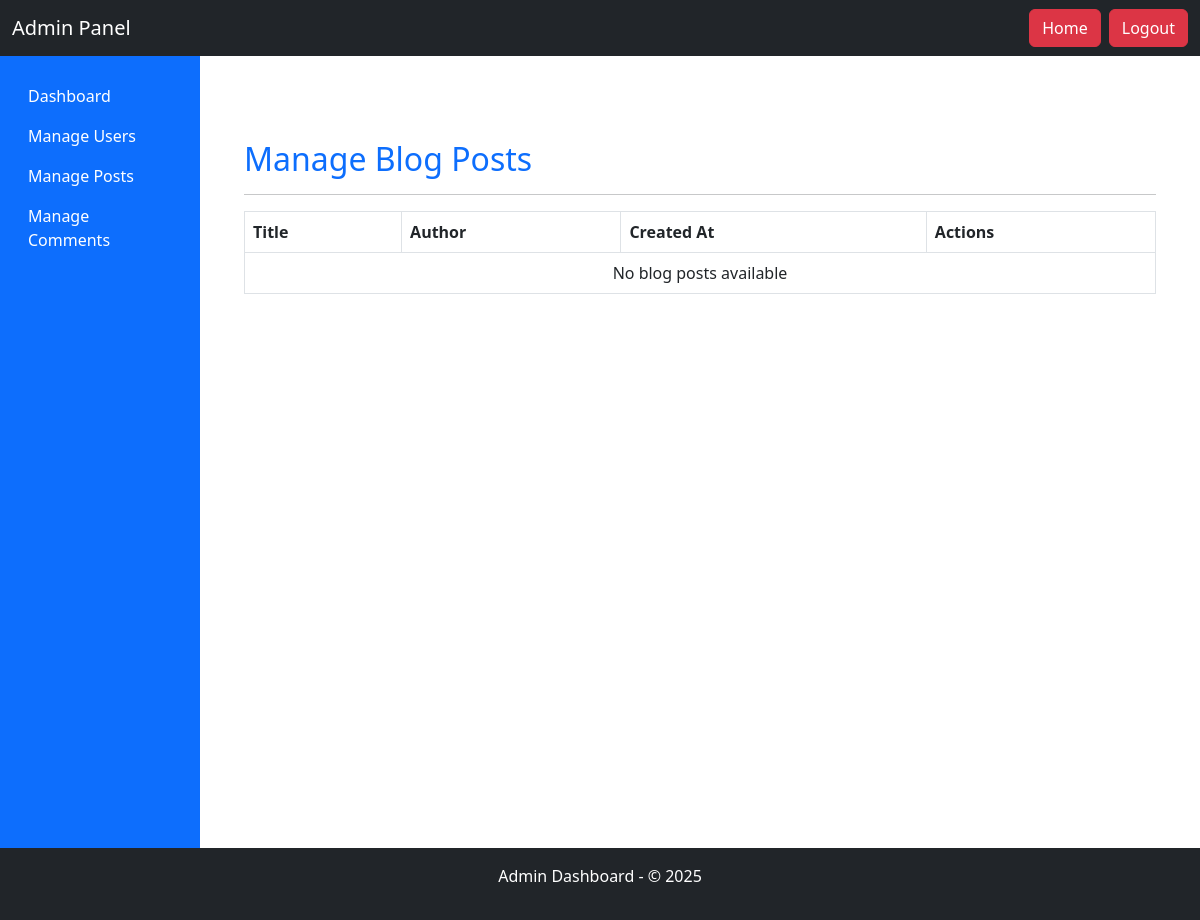
Before: /admin-panel/manage-posts/ (signed in) with the older database file.
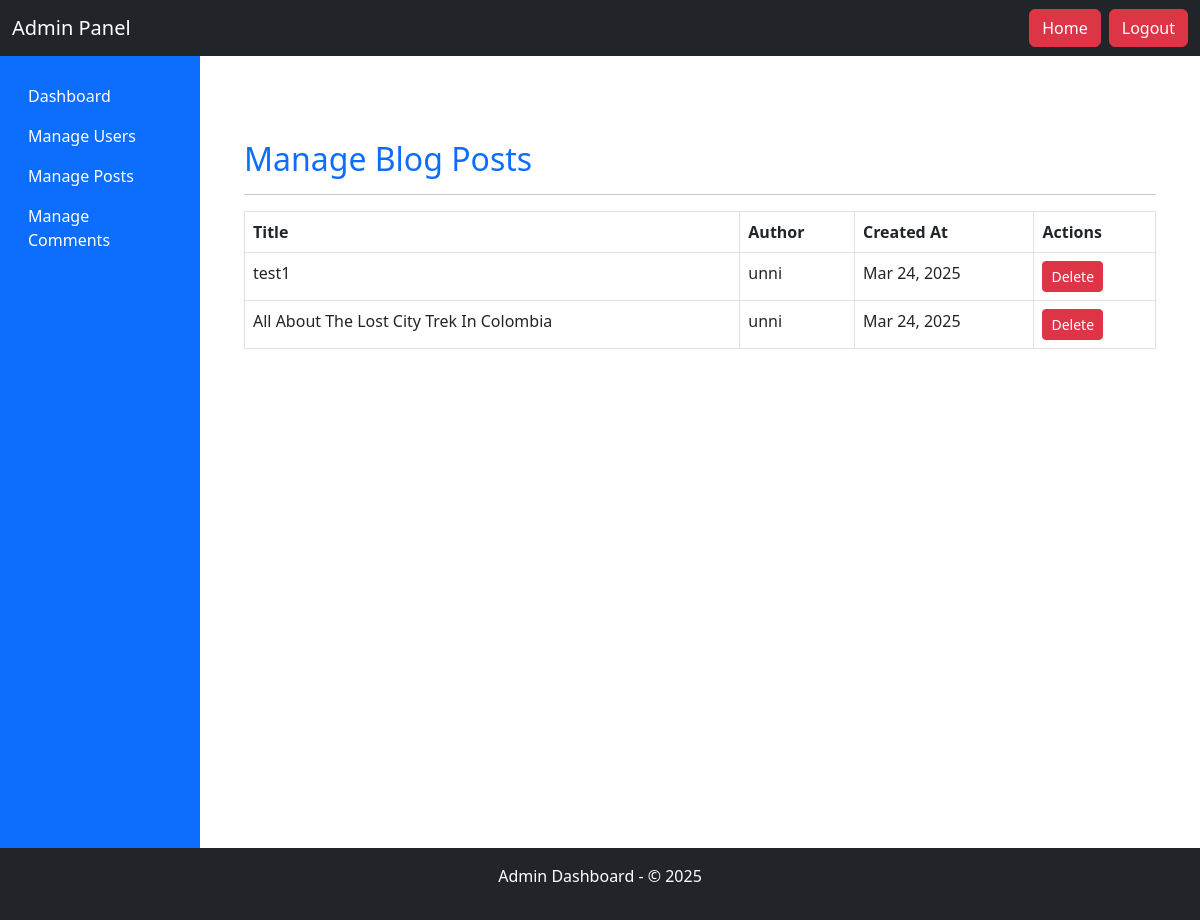
After: the same page with the newer database file.
### user_app/models.py (models this page shows, shortened)
class BlogPost(models.Model):
    user = models.ForeignKey(User, on_delete=models.CASCADE)  # Link to user
    title = models.CharField(max_length=255)
    content = RichTextUploadingField()
    image = models.ImageField(upload_to="blog_images/", blank=True, null=True)  # Optional image
    created_at = models.DateTimeField(auto_now_add=True)
    updated_at = models.DateTimeField(auto_now=True)
    likes = models.ManyToManyField(User, related_name='blog_likes', blank=True)  # Like feature

### admin_app/views.py (the view)
# urls.py: path('manage-posts/', views.manage_posts, name='manage_posts'),
@user_passes_test(superuser_required)
@user_passes_test(is_admin)
def manage_posts(request):
    posts = BlogPost.objects.all().order_by('-created_at')
    return render(request, 'admin_app/manage_posts.html', {'posts': posts})

### admin_app/views.py (called while the page is built)
def is_admin(user):
    return user.is_authenticated and user.is_superuser

def superuser_required(user):
    return user.is_superuser

### templates/admin_app/manage_posts.html (shortened to what this page needs)
{% extends 'admin_app/admin_base.html' %}
{% load static %}
{% block content %}
<div class="container mt-4">
    <h2 class="text-primary">Manage Blog Posts</h2>
    <hr>
    <table class="table table-bordered table-hover">
        <thead class="bg-primary text-white">
            <tr>
                <th>Title</th>
                <th>Author</th>
                <th>Created At</th>
                <th>Actions</th>
            </tr>
        </thead>
        <tbody>
            {% for post in posts %}
            <tr>
                <td>{{ post.title }}</td>
                <td>{{ post.user.username }}</td>
                <td>{{ post.created_at|date:"M d, Y" }}</td>
                <td>
                    {% if post.id %}
                        <a href="{% url 'admin_app:delete_post' post.id %}"
                            class="btn btn-danger btn-sm"
                            onclick="return confirmDelete();">
                            Delete
                        </a>
                    {% else %}
                        <span class="text-muted">No ID</span>
                    {% endif %}
                </td>
            </tr>
            {% empty %}
            <tr>
                <td colspan="4" class="text-center">No blog posts available</td>
            </tr>
            {% endfor %}
        </tbody>
    </table>
</div>
{% endblock %}

Changed rows visible on the page:
added BlogPost: title "test1", user.username "unni", created_at "Mar 24, 2025", shows "Delete"
added BlogPost: title "All About The Lost City Trek In Colombia", user.username "unni", created_at "Mar 24, 2025", shows "Delete"
Other visible differences:
text no longer shown: "No blog posts available"
